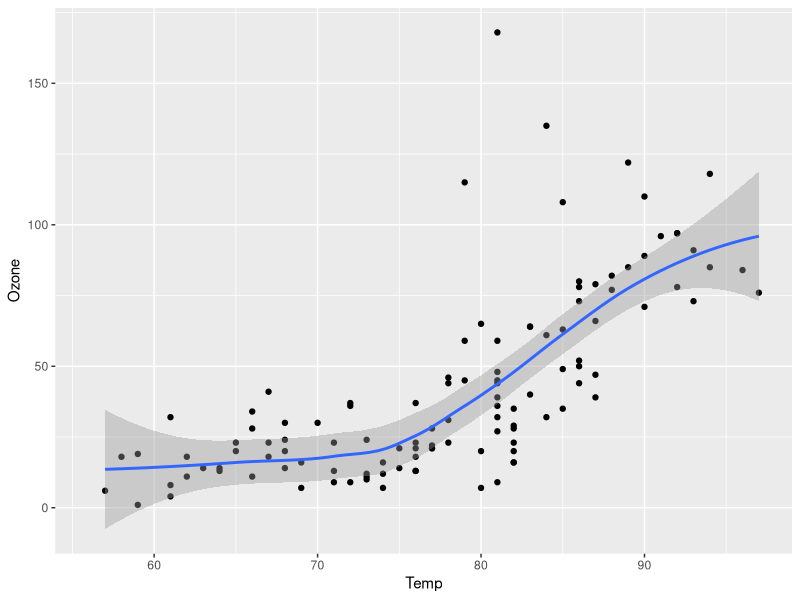
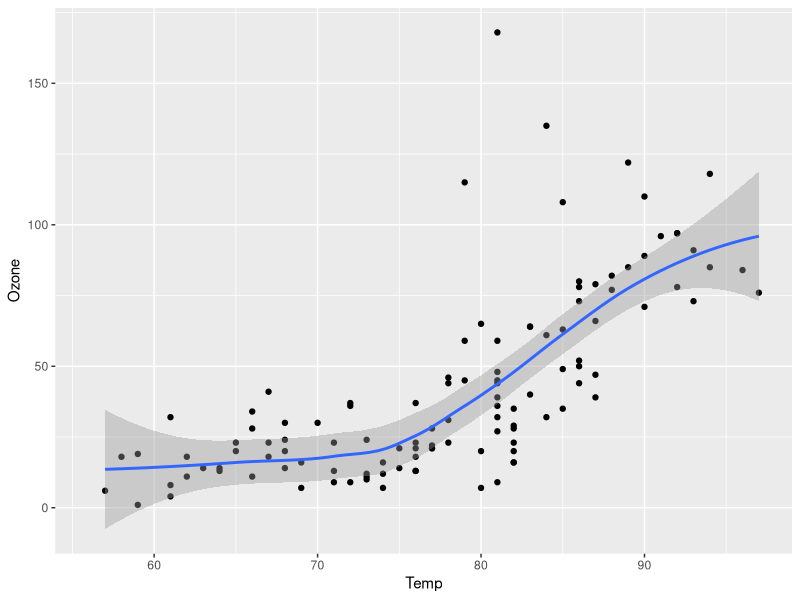
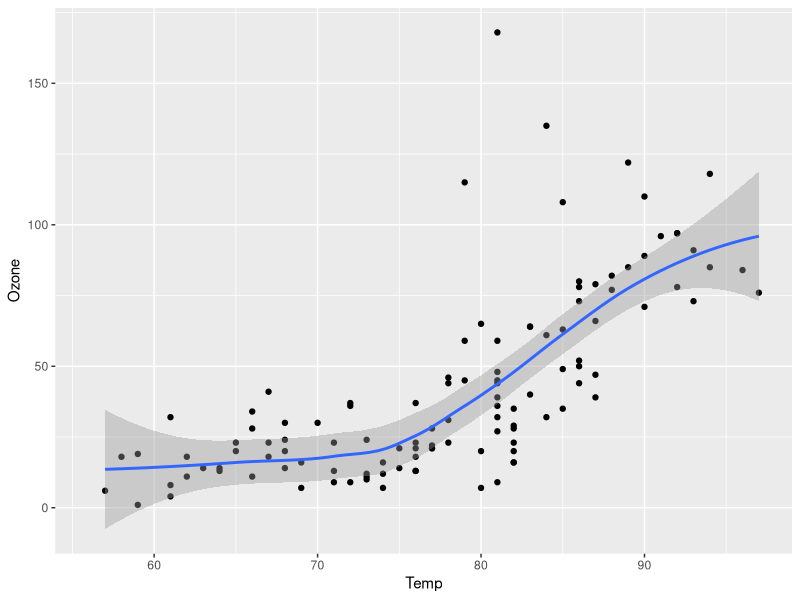
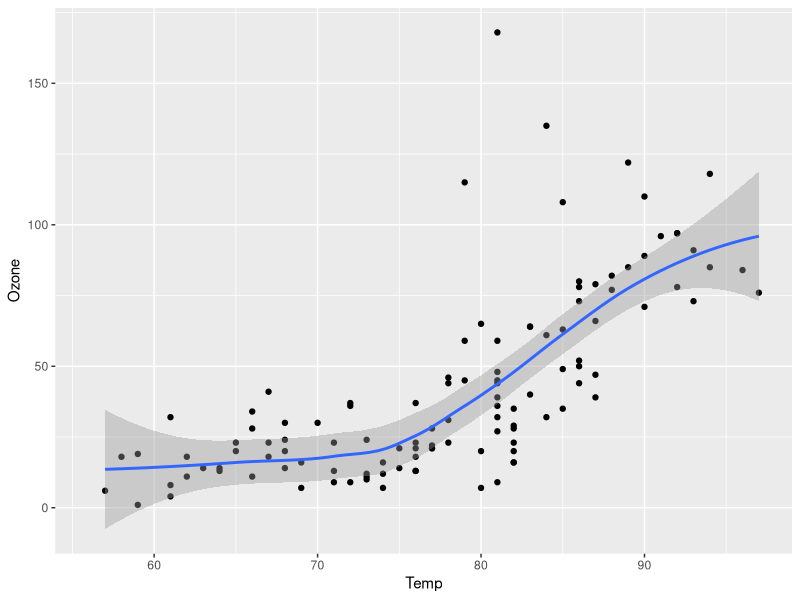
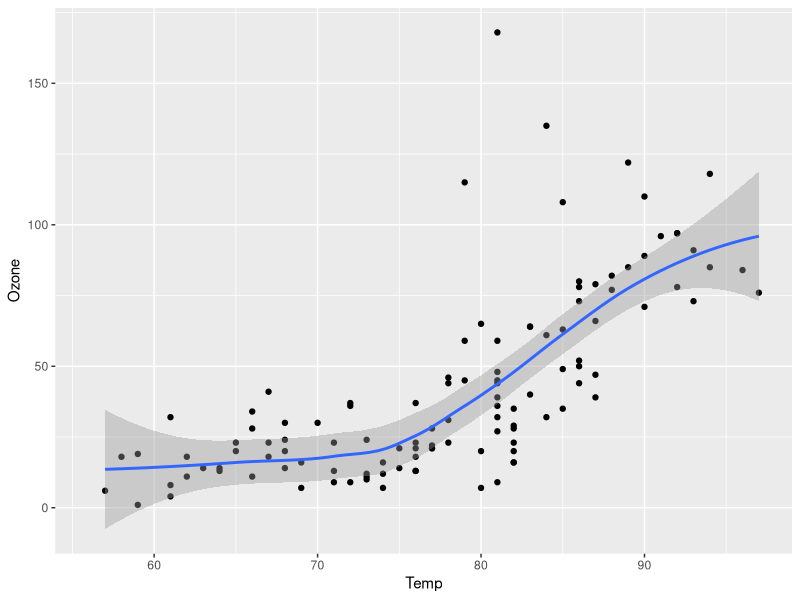

Write R code to recreate these figures, in order.
## ---- chunk 1
#| output-location: fragment

 
## ---- chunk 2
#| output-location: slide

 
## ---- chunk 3
#| echo: true
#| output-location: slide
library(ggplot2)
ggplot(airquality, aes(Temp, Ozone)) + 
  geom_point() + 
  geom_smooth(method = "loess")
## ---- chunk 4
#| echo: true
#| output-location: fragment
library(ggplot2)
ggplot(airquality, aes(Temp, Ozone)) + 
  geom_point() + 
  geom_smooth(method = "loess")
## ---- chunk 5
#| echo: true
#| output-location: column
library(ggplot2)
ggplot(airquality, aes(Temp, Ozone)) + 
  geom_point() + 
  geom_smooth(method = "loess")
## ---- chunk 6
#| echo: true
#| output-location: slide
library(ggplot2)
ggplot(airquality, aes(Temp, Ozone)) + 
  geom_point() + 
  geom_smooth(method = "loess")
## ---- chunk 7
library(ggplot2)
ggplot(airquality, aes(Temp, Ozone)) + 
  geom_point() + 
  geom_smooth(method = "loess")
